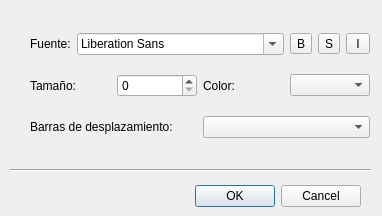
<?xml version="1.0" encoding="UTF-8"?>
<ui version="4.0">
 <class>TextDescriptorAtrr</class>
 <widget class="QDialog" name="TextDescriptorAtrr">
  <property name="geometry">
   <rect>
    <x>0</x>
    <y>0</y>
    <width>382</width>
    <height>216</height>
   </rect>
  </property>
  <property name="windowTitle">
   <string>Dialog</string>
  </property>
  <widget class="QDialogButtonBox" name="buttonBox">
   <property name="geometry">
    <rect>
     <x>20</x>
     <y>180</y>
     <width>341</width>
     <height>32</height>
    </rect>
   </property>
   <property name="orientation">
    <enum>Qt::Horizontal</enum>
   </property>
   <property name="standardButtons">
    <set>QDialogButtonBox::Cancel|QDialogButtonBox::Ok</set>
   </property>
  </widget>
  <widget class="QWidget" name="verticalLayoutWidget">
   <property name="geometry">
    <rect>
     <x>30</x>
     <y>20</y>
     <width>340</width>
     <height>131</height>
    </rect>
   </property>
   <layout class="QVBoxLayout" name="verticalLayout">
    <item>
     <layout class="QHBoxLayout" name="horizontalLayout_4">
      <item>
       <widget class="QLabel" name="label_4">
        <property name="text">
         <string>Fuente:</string>
        </property>
       </widget>
      </item>
      <item>
       <widget class="QFontComboBox" name="fontComboBox"/>
      </item>
      <item>
       <widget class="QToolButton" name="weigthToolButton">
        <property name="text">
         <string>B</string>
        </property>
       </widget>
      </item>
      <item>
       <widget class="QToolButton" name="variantToolButton">
        <property name="text">
         <string>S</string>
        </property>
       </widget>
      </item>
      <item>
       <widget class="QToolButton" name="italicToolButton">
        <property name="text">
         <string> I </string>
        </property>
       </widget>
      </item>
     </layout>
    </item>
    <item>
     <layout class="QHBoxLayout" name="horizontalLayout_5">
      <item>
       <widget class="QLabel" name="label_5">
        <property name="text">
         <string>Tamaño:</string>
        </property>
       </widget>
      </item>
      <item>
       <widget class="QSpinBox" name="sizeSpinBox"/>
      </item>
      <item>
       <widget class="QLabel" name="label_3">
        <property name="text">
         <string>Color:</string>
        </property>
       </widget>
      </item>
      <item>
       <widget class="QComboBox" name="colorComboBox"/>
      </item>
     </layout>
    </item>
    <item>
     <layout class="QHBoxLayout" name="horizontalLayout">
      <item>
       <widget class="QLabel" name="label">
        <property name="text">
         <string>Barras de desplazamiento:</string>
        </property>
       </widget>
      </item>
      <item>
       <widget class="QComboBox" name="scrollComboBox"/>
      </item>
     </layout>
    </item>
   </layout>
  </widget>
  <widget class="QFrame" name="frame">
   <property name="geometry">
    <rect>
     <x>10</x>
     <y>160</y>
     <width>361</width>
     <height>21</height>
    </rect>
   </property>
   <property name="frameShape">
    <enum>QFrame::HLine</enum>
   </property>
   <property name="frameShadow">
    <enum>QFrame::Sunken</enum>
   </property>
  </widget>
 </widget>
 <resources/>
 <connections>
  <connection>
   <sender>buttonBox</sender>
   <signal>accepted()</signal>
   <receiver>TextDescriptorAtrr</receiver>
   <slot>accept()</slot>
   <hints>
    <hint type="sourcelabel">
     <x>248</x>
     <y>254</y>
    </hint>
    <hint type="destinationlabel">
     <x>157</x>
     <y>274</y>
    </hint>
   </hints>
  </connection>
  <connection>
   <sender>buttonBox</sender>
   <signal>rejected()</signal>
   <receiver>TextDescriptorAtrr</receiver>
   <slot>reject()</slot>
   <hints>
    <hint type="sourcelabel">
     <x>316</x>
     <y>260</y>
    </hint>
    <hint type="destinationlabel">
     <x>286</x>
     <y>274</y>
    </hint>
   </hints>
  </connection>
 </connections>
</ui>
